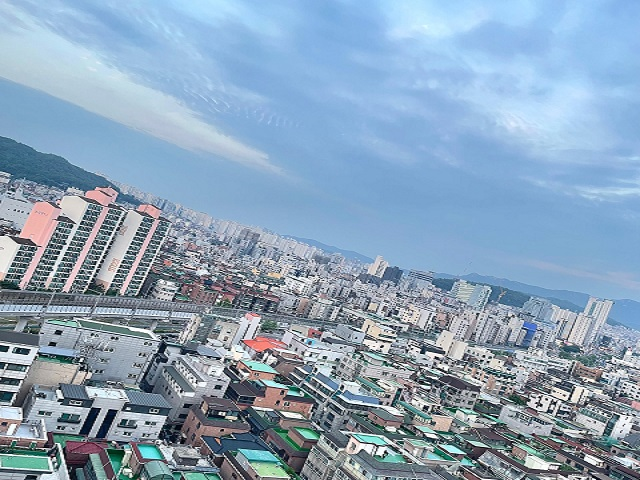
#> input picture 3.jpg, 640 x 480 px
$ python ImageStitching.py
#> lines starting #> are read from the running program, lines starting #| are printed output that depends on the picture
import numpy as np
import cv2 as cv
import math

FLANN_INDEX_LSH    = 6
def anorm2(a):
    return (a*a).sum(-1)
def anorm(a):
    return np.sqrt( anorm2(a) )

def matchKeypoints(keyPoints1, keyPoints2, descriptors1, descriptors2):

    flann_params= dict(algorithm = FLANN_INDEX_LSH,
                       table_number = 6, # 12
                       key_size = 12,     # 20
                       multi_probe_level = 1) #2

    matcher = cv.FlannBasedMatcher(flann_params, {})  # bug : need to pass empty dict (#1329)
    raw_matches = matcher.knnMatch(descriptors1, descriptors2, k = 2) #2

    matches = []
    for m in raw_matches:
        if len(m) == 2 and m[0].distance < m[1].distance * 0.79:
            matches.append((m[0].trainIdx, m[0].queryIdx))

    if len(matches) >= 4:
        keyPoints1 = np.float32([keyPoints1[i] for (_, i) in matches])
        keyPoints2 = np.float32([keyPoints2[i] for (i, _) in matches])
        H, status = cv.findHomography(keyPoints1, keyPoints2, cv.RANSAC , 5.0)
    else:
        H, status = None, None

    return matches, H, status


def drawMatches(image1, image2, keyPoints1, keyPoints2, matches, status): #호모 그래피를 추가해주는 함수

    h1, w1 = image1.shape[:2]
    h2, w2 = image2.shape[:2]

    img_matching_result = np.zeros((max(h1, h2), w1 + w2, 3), dtype="uint8")

    img_matching_result[0:h2, 0:w2] = image2
    img_matching_result[0:h1, w2:] = image1

    for ((trainIdx, queryIdx), s) in zip(matches, status):

        if s == 1:
            keyPoint2 = (int(keyPoints2[trainIdx][0]), int(keyPoints2[trainIdx][1]))
            keyPoint1 = (int(keyPoints1[queryIdx][0]) + w2, int(keyPoints1[queryIdx][1]))
            cv.line(img_matching_result, keyPoint1, keyPoint2, (0, 255, 0), 1)
    return img_matching_result


def main():


    img1 = cv.imread('./3.jpg')
#> img1 is the input picture: shape (480, 640, 3); mean B, G, R 185.3, 163, 138.9
    img2 = cv.imread('./2.jpg')
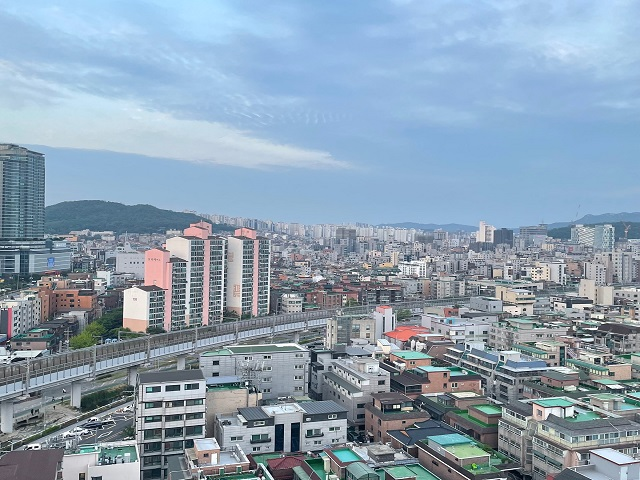
#> input picture 2.jpg, 640 x 480 px
#> img2 is the input picture: shape (480, 640, 3); mean B, G, R 178.2, 160.1, 139.9
    gray1 = cv.cvtColor(img1, cv.COLOR_BGR2GRAY)
    gray2 = cv.cvtColor(img2, cv.COLOR_BGR2GRAY)

    detector = cv.BRISK_create()
    keyPoints1, descriptors1 = detector.detectAndCompute(gray1, None)
#> keyPoints1 = 9112 keypoints; strongest (x, y, size): (385, 452, 13.4), (435, 357, 11.9), (382, 346, 11.4), (564, 395, 11.4)
    keyPoints2, descriptors2 = detector.detectAndCompute(gray2, None) # 키포인트와 디스크립터를 생성
#> keyPoints2 = 7647 keypoints; strongest (x, y, size): (36, 447, 11.7), (515, 311, 9.7), (96, 419, 8.4), (146, 392, 9.8)

    keyPoints1 = np.float32([keypoint.pt for keypoint in keyPoints1])
#> keyPoints1 = 9112 pairs, first value 15.37 to 625.5, second value 101.9 to 465.9
    keyPoints2 = np.float32([keypoint.pt for keypoint in keyPoints2])
#> keyPoints2 = 7647 pairs, first value 14 to 624.7, second value 145.7 to 465.9

    matches, H, status = matchKeypoints(keyPoints1, keyPoints2, descriptors1, descriptors2) #필요한 호모그래피 메트릭스를 생성해준다.
#> in matchKeypoints, `raw_matches = matcher.knnMatch(descriptors1, descriptors2, k = 2)`: raw_matches = 9112 matches
#> after the loop in matchKeypoints, `for m in raw_matches:`: matches = 1405 pairs, first value 25 to 7644, second value 11 to 9109
#> in matchKeypoints, `keyPoints1 = np.float32([keyPoints1[i] for (_, i) in matches])`: keyPoints1 = 1405 pairs, first value 18.95 to 600.5, second value 177.9 to 465.4
#> in matchKeypoints, `keyPoints2 = np.float32([keyPoints2[i] for (i, _) in matches])`: keyPoints2 = 1405 pairs, first value 18.96 to 624.2, second value 214.4 to 465.9
#> in matchKeypoints, `H, status = cv.findHomography(keyPoints1, keyPoints2, cv.RANSAC , 5.0)`: H = [[0.779, 0.388, 36.63], [-0.279, 0.869, 82.09], [-0.000257, -2.27e-05, 1]]; status = 1405 values, max 1 at index 0, min 0 at index 21, mean 0.932

    img_matching_result = drawMatches(img1, img2, keyPoints1, keyPoints2, matches, status)
#> the loop in drawMatches, `for ((trainIdx, queryIdx), s) in zip(matches, status): ` made 1405 passes
#> (trainIdx, queryIdx, s, keyPoint2, keyPoint1) on passes 1 to 8: (130, 11, [1], (126, 231), (663, 177)), (141, 12, [1], (128, 232), (666, 178)), (25, 13, [1], (196, 214), (747, 179)), (252, 26, [1], (131, 238), (667, 186)), (155, 32, [1], (153, 232), (692, 186)), (30, 33, [1], (201, 220), (749, 186)), (97, 43, [1], (174, 228), (716, 188)), (156, 49, [1], (164, 232), (704, 188))

    ## 이미지 영역을 벗어나는 부분을 고려해주기 위해서 호모그래피를 이용하여 원래 영상의 이동된 좌표를 계산해주는 부분
    point = [0,0,1]
    A = np.array(point).transpose()
    point = [img1.shape[1],0,1]
    B = np.array(point).transpose()
    point = [0,img1.shape[0],1]
    C = np.array(point).transpose()
    point = [img1.shape[1],img1.shape[0],1]
    D = np.array(point).transpose()

    conerX = []
    conerY = []

    matA = H.copy()
#> matA has the same summary as H in matchKeypoints
    matB = H.copy()
#> matB has the same summary as H in matchKeypoints
    matC = H.copy()
#> matC has the same summary as H in matchKeypoints
    matD = H.copy()
#> matD has the same summary as H in matchKeypoints

    AA =np.matmul(matA,A)
#> AA = [36.63, 82.09, 1]
    BB =np.matmul(matB,B)
#> BB = [535.3, -96.35, 0.836]
    CC =np.matmul(matC,C)
#> CC = [223, 499, 0.989]
    DD =np.matmul(matD,D)
#> DD = [721.7, 320.6, 0.825]

    conerX.append(AA[0]/AA[2])
    conerX.append(BB[0]/BB[2])
    conerX.append(CC[0]/CC[2])
    conerX.append(DD[0]/DD[2])

    conerY.append(AA[1]/AA[2])
    conerY.append(BB[1]/BB[2])
    conerY.append(CC[1]/CC[2])
    conerY.append(DD[1]/DD[2])
    conerY.append(img1.shape[0])

    middleBoundary = [[0,0], [img1.shape[1],0],[0,img1.shape[0]],[img1.shape[1],img1.shape[0]]]


    ## 실제로 이미지 영역이 벗어난다면 진행
    if min(conerY) < 0:
        dx = 0
        dy = math.ceil( min(conerY))
#> dy = -115
        mtrx = np.float32([[1, 0, dx],
                   [0, 1, -dy]])
#> mtrx = [[1, 0, 0], [0, 1, 115]]

        img1 = cv.warpAffine(img1, mtrx, (img1.shape[1]+dx, img1.shape[0]-dy) )
#> img1: shape (595, 640, 3)
        img2 = cv.warpAffine(img2, mtrx, (img2.shape[1]+dx, img2.shape[0]-dy) )
#> img2: shape (595, 640, 3)
        middleBoundary[0][1] = middleBoundary[0][1] - dy
        middleBoundary[1][1] = middleBoundary[1][1] - dy
        middleBoundary[2][1] = middleBoundary[2][1] - dy
        middleBoundary[3][1] = middleBoundary[3][1] - dy

        gray1 = cv.cvtColor(img1, cv.COLOR_BGR2GRAY)
#> gray1: shape (595, 640)
        gray2 = cv.cvtColor(img2, cv.COLOR_BGR2GRAY)
#> gray2: shape (595, 640)

        grayImgFor = cv.imread("./gray.jpg")
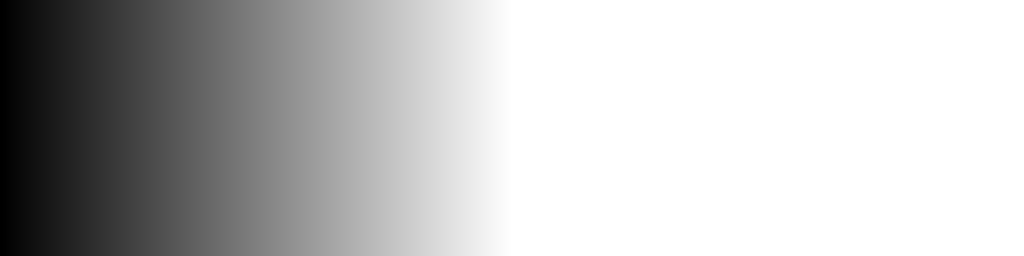
#> input picture gray.jpg, 1024 x 256 px
#> grayImgFor is the input picture: shape (256, 1024, 3); min 0, max 255, mean 191
        if(type(grayImgFor) == type(None)):
            pass
        else:
            newGray = cv.resize(grayImgFor, (img1.shape[1] , img1.shape[0]), interpolation=cv.INTER_AREA)
        grayH = cv.warpAffine(newGray, mtrx, (img1.shape[1]+dx, img1.shape[0]-dy) )

        detector = cv.BRISK_create()
        keyPoints1, descriptors1 = detector.detectAndCompute(gray1, None)
#> keyPoints1 = 9156 keypoints; strongest (x, y, size): (385, 567, 13.2), (382, 461, 11.3), (435, 472, 12.3), (564, 510, 11.3)
        keyPoints2, descriptors2 = detector.detectAndCompute(gray2, None)
#> keyPoints2 = 7672 keypoints; strongest (x, y, size): (36, 562, 11.9), (515, 426, 9.6), (96, 534, 8.4), (146, 507, 9.6)

        keyPoints1 = np.float32([keypoint.pt for keypoint in keyPoints1])
#> keyPoints1 = 9156 pairs, first value 15.37 to 625.5, second value 216.7 to 580.9
        keyPoints2 = np.float32([keypoint.pt for keypoint in keyPoints2])
#> keyPoints2 = 7672 pairs, first value 14 to 624.7, second value 260.5 to 580.9

        matches, H, status = matchKeypoints(keyPoints1, keyPoints2, descriptors1, descriptors2)
#> in matchKeypoints (call 2), `raw_matches = matcher.knnMatch(descriptors1, descriptors2, k = 2)`: raw_matches = 9156 matches
#> matches = 1502 pairs, first value 25 to 7664, second value 11 to 9147; H = [[0.783, 0.398, -11.98], [-0.31, 0.878, 94.27], [-0.000258, -7.22e-06, 1]]; status = 1502 values, max 1 at index 0, min 0 at index 20, mean 0.927


        point = [0,0,1]
        A = np.array(point).transpose()
        point = [img1.shape[1],0,1]
        B = np.array(point).transpose()
        point = [0,img1.shape[0],1]
        C = np.array(point).transpose()
        point = [img1.shape[1],img1.shape[0],1]
        D = np.array(point).transpose()

        conerX = []
        conerY = []

        matA = H.copy()
#> matA has the same summary as H
        matB = H.copy()
#> matB has the same summary as H
        matC = H.copy()
#> matC has the same summary as H
        matD = H.copy()
#> matD has the same summary as H

        AA =np.matmul(matA,A)
#> AA = [-11.98, 94.27, 1]
        BB =np.matmul(matB,B)
#> BB = [489.4, -104, 0.835]
        CC =np.matmul(matC,C)
#> CC = [225, 616.7, 0.996]
        DD =np.matmul(matD,D)
#> DD = [726.4, 418.4, 0.831]

        conerX.append(AA[0]/AA[2])
        conerX.append(BB[0]/BB[2])
        conerX.append(CC[0]/CC[2])
        conerX.append(DD[0]/DD[2])

        conerY.append(AA[1]/AA[2])
        conerY.append(BB[1]/BB[2])
        conerY.append(CC[1]/CC[2])
        conerY.append(DD[1]/DD[2])
        conerY.append(img2.shape[0])

        result = cv.warpPerspective(img1, H,(math.ceil(max(conerX))  ,  math.ceil(max(conerY))))
        grayH = cv.warpPerspective(grayH, H,(math.ceil(max(conerX))  ,  math.ceil(max(conerY))))
#> grayH: shape (620, 875, 3)
    else:
        if(type(grayImgFor) == type(None)):
            pass
        else:
            newGray = cv.resize(grayImgFor, (img1.shape[1], img1.shape[0]), interpolation=cv.INTER_AREA)
        grayH = cv.warpAffine(newGray, mtrx, (img1.shape[1]+dx, img1.shape[0]-dy) ) #/ 여기 한번 봐주고

        grayH = cv.warpPerspective(grayH, H,(math.ceil(max(conerX))  ,  math.ceil(max(conerY))))
        result = cv.warpPerspective(img1, H,(math.ceil(max(conerX))  ,  math.ceil(max(conerY))))

    mtrx = np.float32([[1, 0, 0],
                   [0, 1, 0]])
    img2 = cv.warpAffine(img2, mtrx, (result.shape[1], result.shape[0]) )
#> img2: shape (620, 875, 3)

    src1 = np.array(img2)
    src2 = np.array(result)
    mask1 = np.array(grayH)
    print(src1.shape, mask1.shape)
#| (620, 875, 3) (620, 875, 3)

    ## 마스크필터를 적용하여 이미지 블랜딩을 자연스럽게 진행
    mask1 = mask1 / 255

    dst = src2 * mask1 + src1 * (1 - mask1)
    resultN = dst
    resultN = np.reshape(resultN, (img2.shape[0], img2.shape[1],3))

    cv.imwrite('./resultN.png',resultN)
    rww = cv.imread("./resultN.png")

    cv.imshow('1', rww)

    resultN = rww
# /////////////////////
 #아래서 부터는 위와 동일하게 나머지 이미지에 대해서 진행한다.
    img1 = cv.imread('1.jpg')
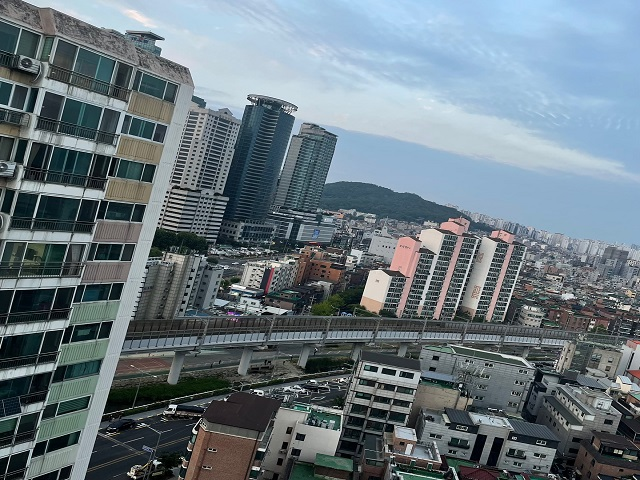
#> input picture 1.jpg, 640 x 480 px
#> img1 is the input picture: shape (480, 640, 3); mean B, G, R 127.9, 120.2, 106.5
    img2 = resultN

    img1 = cv.rotate(img1, cv.ROTATE_180)
    img2 = cv.rotate(img2, cv.ROTATE_180)

    gray1 = cv.cvtColor(img1, cv.COLOR_BGR2GRAY)
#> gray1: shape (480, 640)
    gray2 = cv.cvtColor(img2, cv.COLOR_BGR2GRAY)
#> gray2: shape (620, 875)


    detector = cv.BRISK_create()
    keyPoints1, descriptors1 = detector.detectAndCompute(gray1, None)
#> keyPoints1 = 7783 keypoints; strongest (x, y, size): (452, 30, 12.3), (414, 80, 12.8), (458, 21, 12.3), (446, 49, 14)
    keyPoints2, descriptors2 = detector.detectAndCompute(gray2, None)
#> keyPoints2 = 10726 keypoints; strongest (x, y, size): (838, 57, 11.8), (778, 85, 8.4), (728, 112, 9.5), (152, 172, 14.2)


    keyPoints1 = np.float32([keypoint.pt for keypoint in keyPoints1])
#> keyPoints1 = 7783 pairs, first value 15.03 to 625.6, second value 14 to 462
    keyPoints2 = np.float32([keypoint.pt for keypoint in keyPoints2])
#> keyPoints2 = 10726 pairs, first value 15.78 to 860.5, second value 18.35 to 419.2


    matches, H, status = matchKeypoints(keyPoints1, keyPoints2, descriptors1, descriptors2)
#> in matchKeypoints (call 3), `raw_matches = matcher.knnMatch(descriptors1, descriptors2, k = 2)`: raw_matches = 7783 matches
#> matches = 1073 pairs, first value 93 to 10715, second value 6 to 7764; H = [[0.477, 0.194, 456.6], [-0.286, 0.84, 80.27], [-0.000563, -7.06e-05, 1]]; status = 1073 values, max 1 at index 0, min 0 at index 13, mean 0.879
    img_matching_result = drawMatches(img1, img2, keyPoints1, keyPoints2, matches, status)
#> the loop in drawMatches (call 2), `for ((trainIdx, queryIdx), s) in zip(matches, status): ` made 1073 passes
#> (trainIdx, queryIdx, s, keyPoint2, keyPoint1) on passes 1 to 8: (553, 6, [1], (567, 61), (1009, 18)), (857, 8, [1], (527, 75), (960, 19)), (216, 9, [1], (636, 40), (1083, 19)), (134, 10, [1], (659, 33), (1108, 18)), (217, 17, [1], (640, 41), (1089, 19)), (901, 22, [1], (526, 77), (958, 21)), (297, 32, [1], (626, 48), (1073, 22)), (287, 41, [1], (636, 45), (1082, 23))
#> after the loop in drawMatches (call 2), `for ((trainIdx, queryIdx), s) in zip(matches, status):`:
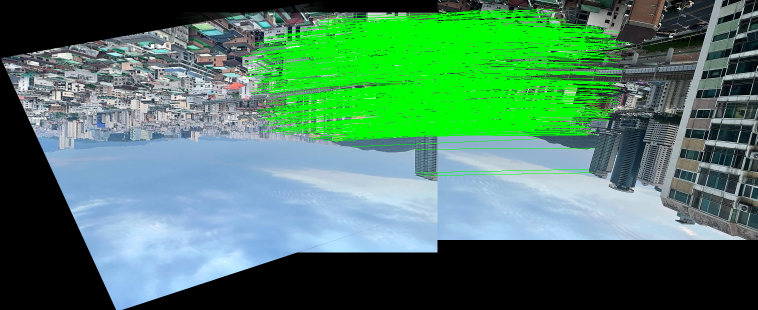
#> img_matching_result: shape (620, 1515, 3) (shown at 1/2 size); mean B, G, R 99.4, 125.2, 75.8
    point = [0,0,1]
    A = np.array(point).transpose()
    point = [img1.shape[1],0,1]
    B = np.array(point).transpose()
    point = [0,img1.shape[0],1]
    C = np.array(point).transpose()
    point = [img1.shape[1],img1.shape[0],1]
    D = np.array(point).transpose()

    conerX = []
    conerY = []

    matA = H.copy()
#> matA has the same summary as H
    matB = H.copy()
#> matB has the same summary as H
    matC = H.copy()
#> matC has the same summary as H
    matD = H.copy()
#> matD has the same summary as H

    AA =np.matmul(matA,A)
#> AA = [456.6, 80.27, 1]
    BB =np.matmul(matB,B)
#> BB = [762.1, -102.8, 0.64]
    CC =np.matmul(matC,C)
#> CC = [549.8, 483.7, 0.966]
    DD =np.matmul(matD,D)
#> DD = [855.3, 300.6, 0.606]

    conerX.append(AA[0]/AA[2])
    conerX.append(BB[0]/BB[2])
    conerX.append(CC[0]/CC[2])
    conerX.append(DD[0]/DD[2])

    conerY.append(AA[1]/AA[2])
    conerY.append(BB[1]/BB[2])
    conerY.append(CC[1]/CC[2])
    conerY.append(DD[1]/DD[2])
    conerY.append(img1.shape[0])


    if min(conerY) < 0:
        dx = 0
        dy =math.floor( min(conerY))
#> dy = -161
        mtrx = np.float32([[1, 0, dx],
                   [0, 1, -dy]])
#> mtrx = [[1, 0, 0], [0, 1, 161]]
        img1 = cv.warpAffine(img1, mtrx, (img1.shape[1]+dx, img1.shape[0]-dy) )
#> img1: shape (641, 640, 3)
        img2 = cv.warpAffine(img2, mtrx, (img2.shape[1]+dx, img2.shape[0]-dy) )
#> img2: shape (781, 875, 3)

        gray1 = cv.cvtColor(img1, cv.COLOR_BGR2GRAY)
#> gray1: shape (641, 640)
        gray2 = cv.cvtColor(img2, cv.COLOR_BGR2GRAY)
#> gray2: shape (781, 875)

        if(type(grayImgFor) == type(None)):
            pass
        else:
            newGray = cv.resize(grayImgFor, (img1.shape[1] , img1.shape[0]), interpolation=cv.INTER_AREA)
#> newGray: shape (641, 640, 3)
        grayH = cv.warpAffine(newGray, mtrx, (img1.shape[1]+dx, img1.shape[0]-dy) ) #/ 여기 한번 봐주고
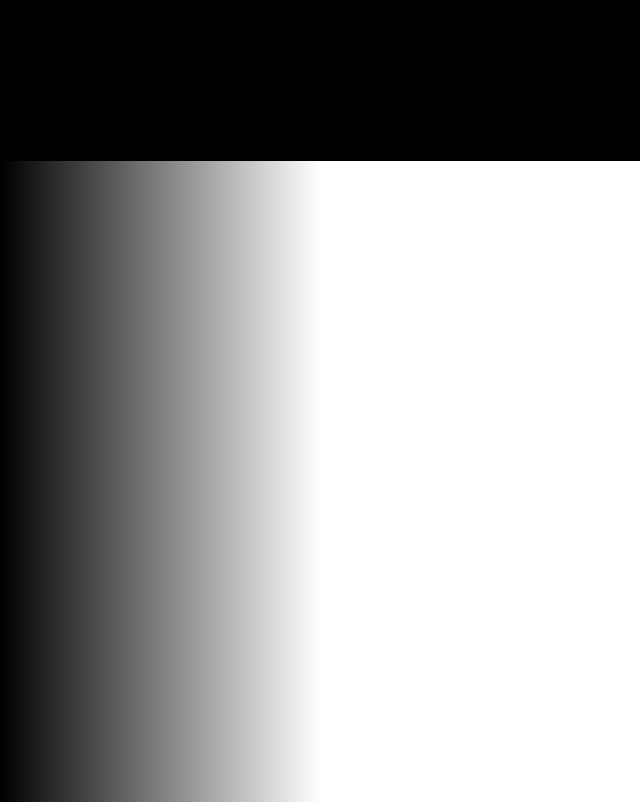
#> grayH: shape (802, 640, 3); min 0, max 255, mean 152.6

        detector = cv.BRISK_create()
        keyPoints1, descriptors1 = detector.detectAndCompute(gray1, None)
#> keyPoints1 = 8444 keypoints; strongest (x, y, size): (182, 162, 13.2), (479, 178, 11.5), (452, 191, 12.3), (414, 240, 13)
        keyPoints2, descriptors2 = detector.detectAndCompute(gray2, None)
#> keyPoints2 = 10611 keypoints; strongest (x, y, size): (838, 218, 11.8), (778, 246, 8.4), (728, 273, 9.5), (152, 333, 14.3)

        keyPoints1 = np.float32([keypoint.pt for keypoint in keyPoints1])
#> keyPoints1 = 8444 pairs, first value 15.6 to 625.6, second value 160.8 to 623
        keyPoints2 = np.float32([keypoint.pt for keypoint in keyPoints2])
#> keyPoints2 = 10611 pairs, first value 15.78 to 860.5, second value 172.4 to 579.4

        matches, H, status = matchKeypoints(keyPoints1, keyPoints2, descriptors1, descriptors2)
#> in matchKeypoints (call 4), `raw_matches = matcher.knnMatch(descriptors1, descriptors2, k = 2)`: raw_matches = 8444 matches
#> matches = 1198 pairs, first value 38 to 10609, second value 16 to 8426; H = [[0.481, 0.198, 419.8], [-0.371, 0.827, 105.5], [-0.000547, -6.21e-05, 1]]; status = 1198 values, max 1 at index 2, min 0 at index 0, mean 0.889

        img_matching_result = drawMatches(img1, img2, keyPoints1, keyPoints2, matches, status)
#> the loop in drawMatches (call 3), `for ((trainIdx, queryIdx), s) in zip(matches, status): ` made 1198 passes
#> (trainIdx, queryIdx, s, keyPoint2, keyPoint1) on passes 3 to 10: (600, 154, [1], (537, 224), (976, 171)), (219, 156, [1], (612, 201), (1060, 172)), (822, 168, [1], (506, 234), (937, 172)), (600, 170, [1], (537, 224), (975, 172)), (220, 171, [1], (616, 201), (1063, 172)), (175, 172, [1], (624, 197), (1073, 172)), (622, 185, [1], (541, 226), (979, 173)), (275, 188, [1], (606, 205), (1054, 174))
#> after the loop in drawMatches (call 3), `for ((trainIdx, queryIdx), s) in zip(matches, status):`:
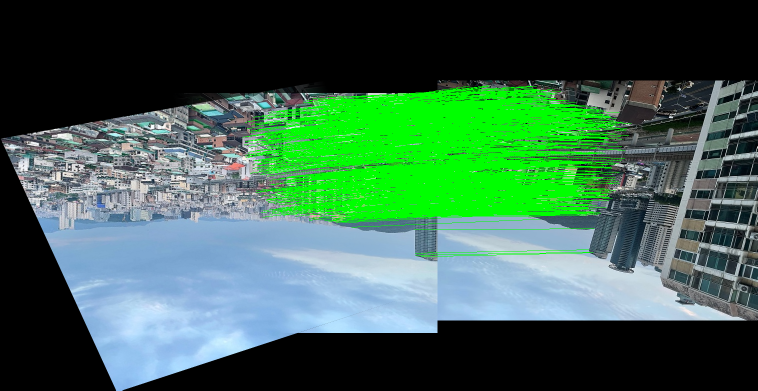
#> img_matching_result: shape (781, 1515, 3) (shown at 1/2 size); mean B, G, R 78.2, 100.2, 59.6

        point = [0,0,1]
        A = np.array(point).transpose()
        point = [img1.shape[1],0,1]
        B = np.array(point).transpose()
        point = [0,img1.shape[0],1]
        C = np.array(point).transpose()
        point = [img1.shape[1],img1.shape[0],1]
        D = np.array(point).transpose()

        conerX = []
        conerY = []

        matA = H.copy()
#> matA has the same summary as H
        matB = H.copy()
#> matB has the same summary as H
        matC = H.copy()
#> matC has the same summary as H
        matD = H.copy()
#> matD has the same summary as H

        AA =np.matmul(matA,A)
#> AA = [419.8, 105.5, 1]
        BB =np.matmul(matB,B)
#> BB = [727.8, -131.7, 0.65]
        CC =np.matmul(matC,C)
#> CC = [546.8, 635.6, 0.96]
        DD =np.matmul(matD,D)
#> DD = [854.8, 398.5, 0.61]

        conerX.append(AA[0]/AA[2])
        conerX.append(BB[0]/BB[2])
        conerX.append(CC[0]/CC[2])
        conerX.append(DD[0]/DD[2])

        conerY.append(AA[1]/AA[2])
        conerY.append(BB[1]/BB[2])
        conerY.append(CC[1]/CC[2])
        conerY.append(DD[1]/DD[2])
        conerY.append(img2.shape[0])

        grayH = cv.warpPerspective(grayH, H,(math.ceil(max(conerX))  ,  math.ceil(max(conerY))))
#> grayH: shape (781, 1401, 3)
        result2 = cv.warpPerspective(img1, H,(math.ceil(max(conerX))  ,  math.ceil(max(conerY))))
    else:
        if(type(grayImgFor) == type(None)):
            pass
        else:
            newGray = cv.resize(grayImgFor, (img1.shape[1], img1.shape[0]), interpolation=cv.INTER_AREA)
        grayH = cv.warpAffine(newGray, mtrx, (img1.shape[1]+dx, img1.shape[0]-dy) )

        grayH = cv.warpPerspective(grayH, H,(math.ceil(max(conerX))  ,  math.ceil(max(conerY))))
        result2 = cv.warpPerspective(img1, H,(math.ceil(max(conerX))  ,  math.ceil(max(conerY))))

    mtrx = np.float32([[1, 0, 0],
                   [0, 1, 0]])
    img2 = cv.warpAffine(img2, mtrx, (result2.shape[1], result2.shape[0]) )
#> img2: shape (781, 1401, 3)

    src1 = np.array(img2)
    src2 = np.array(result2)
    mask1 = np.array(grayH)
    print(src1.shape, src2.shape, mask1.shape)
#| (781, 1401, 3) (781, 1401, 3) (781, 1401, 3)

    mask1 = mask1 / 255
#> mask1: shape (781, 1401, 3) float64

    dst = src2 * mask1 + src1 * (1 - mask1)
#> dst: shape (781, 1401, 3) float64
    resultN = dst
    resultN = np.reshape(resultN, (img2.shape[0], img2.shape[1],3))

    cv.imwrite('./resultN.png',resultN)
    rww = cv.imread("./resultN.png")


    result2 = cv.rotate(rww, cv.ROTATE_180)
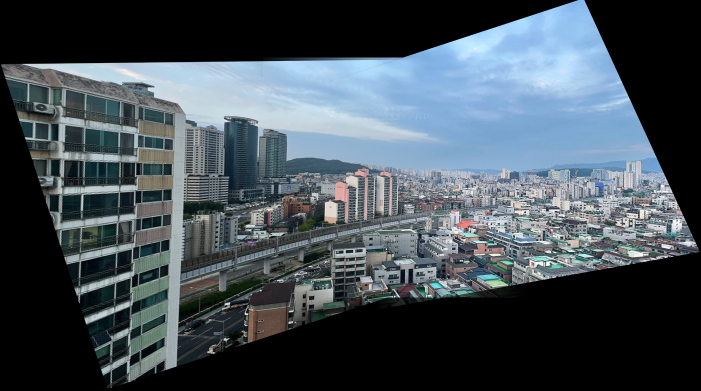
#> result2: shape (781, 1401, 3) (shown at 1/2 size); mean B, G, R 86.8, 79.2, 68.6

    cv.imshow('3', result2)
    cv.waitKey()


if __name__ == '__main__':
    main()
    cv.destroyAllWindows()
